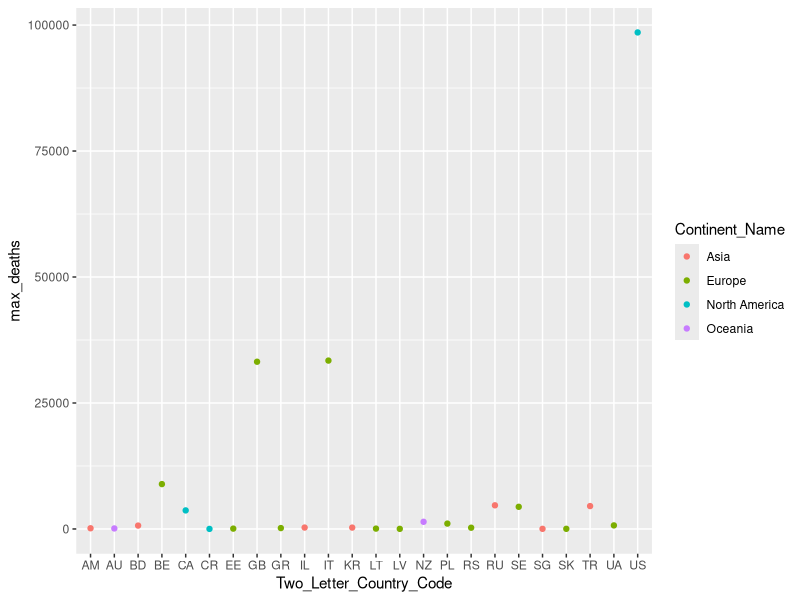

This chart was generated by the following R code:
## ---- chunk 1
knitr::opts_chunk$set(echo = TRUE)
## ---- chunk 2
#load library
library(readr)

covid_df <- read_csv("covid19analysis.csv")
head(covid_df)
## ---- chunk 3
#view dimension of dataset
library(dplyr)
dim(covid_df)
vector_cols <- colnames(covid_df)
glimpse(covid_df)
## ---- chunk 4
#filter and clean dataset by find countries with universal data and removing province state column
covid_df_all_states <- covid_df %>% filter(Province_State == "All States") %>%
  select(-Province_State)
print(covid_df_all_states)

## ---- chunk 5
#selecting columns related to cumulative measures and daily measures

covid_df_all_states_cumulative <- covid_df_all_states %>% select(Date, Continent_Name, Two_Letter_Country_Code, positive, hospitalized, recovered, death, total_tested)
print(covid_df_all_states_cumulative)

covid_df_all_states_daily <- covid_df_all_states %>% select(Date, Country_Region, active, hospitalizedCurr, daily_tested, daily_positive)


## ---- chunk 6
#Identifying countries with highest number of deaths
library(ggplot2)
library(dplyr)
covid_df_all_states_cumulative_max <- covid_df_all_states_cumulative %>%
  group_by(Continent_Name, Two_Letter_Country_Code)%>%
  summarize(max_deaths = max(death, na.rm = TRUE)) %>% 
  filter(max_deaths > 0) 
  print(covid_df_all_states_cumulative_max)
## ---- chunk 7
ggplot(covid_df_all_states_cumulative_max, aes(x = Two_Letter_Country_Code, y = max_deaths, color = Continent_Name )) + geom_point()

#storing top 3 affected countries in character vector
top_3_death <- c("United States", "United Kingdom", "Italy")
## ---- chunk 8
#Extracting top 10 cases 
covid_df_all_states_daily_sum <- covid_df_all_states_daily %>%
  group_by(Country_Region)%>%
  summarize(tested = sum(daily_tested), positive = sum(daily_positive),active = sum(active), hospitalized = sum(hospitalizedCurr))%>%
  arrange(desc(tested))

covid_top_10 <- head(covid_df_all_states_daily_sum,10)
print(covid_top_10)
## ---- chunk 9
# Extract the Country_Region column into the countries vector
countries <- covid_top_10$Country_Region

# Extract the tested column into the tested_cases vector
tested_cases <- covid_top_10$tested

# Extract the positive column into the positive_cases vector
positive_cases <- covid_top_10$positive

# Extract the active column into the active_cases vector
active_cases <- covid_top_10$active

# Extract the hospitalized column into the hospitalized_cases vector
hospitalized_cases <- covid_top_10$hospitalized

# Name the tested_cases vector using the countries vector
names(tested_cases) <- countries

# Name the positive_cases vector using the countries vector
names(positive_cases) <- countries

# Name the active_cases vector using the countries vector
names(active_cases) <- countries

# Name the hospitalized_cases vector using the countries vector
names(hospitalized_cases) <- countries

postive_tested_3 <- positive_cases / tested_cases

print(head(postive_tested_3, 3))

## ---- chunk 10
# Creating matrix to combine vectors
covid_mat <- cbind(tested_cases, positive_cases, active_cases, hospitalized_cases)

#vector with all population values
population <- c(331002651, 145934462, 60461826, 1380004385, 84339067, 37742154, 67886011, 25499884, 32971854, 37846611)

covid_mat <- covid_mat * 100/population

print(covid_mat)
## ---- chunk 11
# Compute rankings for the tested_cases column
tested_cases_rank <- rank(tested_cases)

# Compute rankings for the positive_cases column
positive_cases_rank <- rank(positive_cases)

# Compute rankings for the active_cases column
active_cases_rank <- rank(active_cases)

# Compute rankings for the hospitalized_cases column
hospitalized_cases_rank <- rank(hospitalized_cases)

# Combine rankings into a matrix
covid_mat_rank <- rbind(
  tested_cases_rank,
  positive_cases_rank,
  active_cases_rank,
  hospitalized_cases_rank
)

# Display the matrix
print(covid_mat_rank)

# Display the first row of the matrix
print(covid_mat_rank[1, ])

